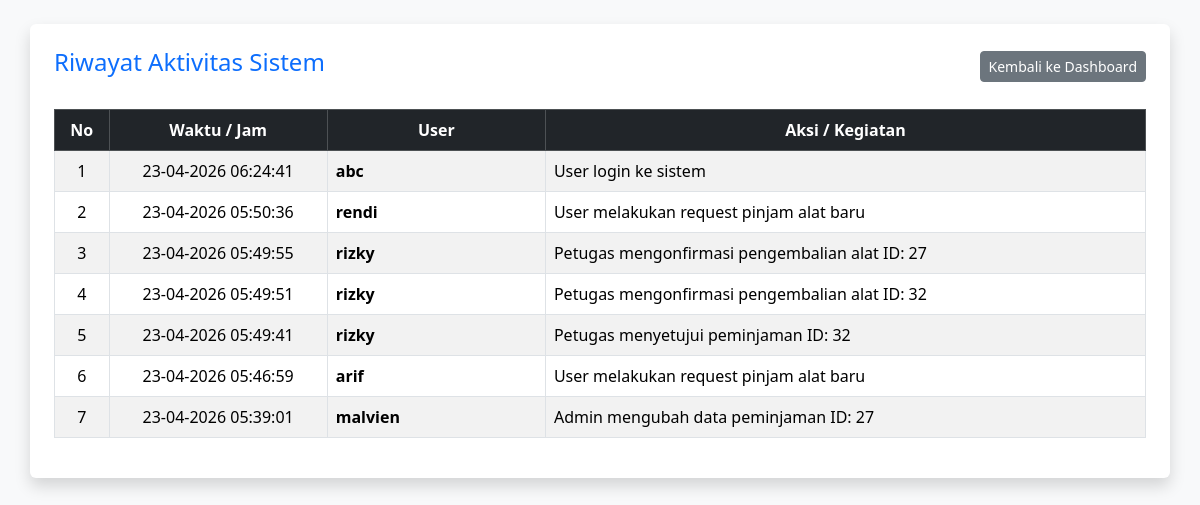
/view/v_log_aktivitas.php (signed in), run on the app's committed database.
### tables this page shows
CREATE TABLE `log_aktivitas` (
  `id_log` int NOT NULL,
  `id_user` int NOT NULL,
  `aksi` varchar(255) NOT NULL,
  `waktu` timestamp NULL DEFAULT CURRENT_TIMESTAMP
);

CREATE TABLE `user` (
  `id_user` int NOT NULL,
  `username` varchar(50) DEFAULT NULL,
  `password` varchar(255) NOT NULL,
  `role` enum('admin','petugas','peminjam') DEFAULT NULL
);

### controller/c_peminjaman.php (called while the page is built, shortened)
<?php
require_once '../model/m_peminjaman.php';
$database = new m_koneksi();
$db = $database->koneksi;
$pinjam_model = new m_peminjaman($db);
?>

### model/m_peminjaman.php (called while the page is built, shortened)
<?php
class m_peminjaman {
    private $db;
    public function __construct($db_connection) {
        $this->db = $db_connection;
    }
    public function tampil_log_aktivitas() {
        $sql = "SELECT l.*, u.username FROM log_aktivitas l
                JOIN user u ON l.id_user = u.id_user
                ORDER BY l.id_log DESC";
        return mysqli_query($this->db, $sql);
    }
}
?>

### view/v_log_aktivitas.php (the view, shortened to what this page needs)
<?php
include '../controller/c_peminjaman.php';
$isi_log = $pinjam_model->tampil_log_aktivitas();
?>
<!DOCTYPE html>
<html lang="id">
<head>
    <link href="https://cdn.jsdelivr.net/npm/bootstrap@5.3.3/dist/css/bootstrap.min.css" rel="stylesheet">
</head>
<body class="bg-light p-4">
    <div class="container bg-white p-4 shadow rounded">
        <div class="d-flex justify-content-between align-items-center mb-4">
            <h4 class="text-primary">Riwayat Aktivitas Sistem</h4>
            <a href="v_tampilan_user.php" class="btn btn-secondary btn-sm">Kembali ke Dashboard</a>
        </div>
        <div class="table-responsive">
            <table class="table table-bordered table-hover table-striped">
                <thead class="table-dark">
                    <tr class="text-center">
                        <th width="5%">No</th>
                        <th width="20%">Waktu / Jam</th>
                        <th width="20%">User</th>
                        <th>Aksi / Kegiatan</th>
                    </tr>
                </thead>
                <tbody>
                    <?php
                    $no = 1;
                    if ($isi_log && mysqli_num_rows($isi_log) > 0) {
                        while($row = mysqli_fetch_object($isi_log)):
                    ?>
                    <tr>
                        <td class="text-center"><?= $no++; ?></td>
                        <td class="text-center"><?= date('d-m-Y H:i:s', strtotime($row->waktu)); ?></td>
                        <td><strong><?= $row->username; ?></strong></td>
                        <td><?= $row->aksi; ?></td>
                    </tr>
                    <?php
                        endwhile;
                    } else {
                       echo "<tr>
                       <td colspan='4' class='text-center'>Belum ada catatan aktivitas</td>
                       </tr>";
                    }
                    ?>
                </tbody>
            </table>
        </div>
    </div>
</body>
</html>

### data on the page
log_aktivitas: waktu "23-04-2026 06:24:41", id_user.username "abc", aksi "User login ke sistem"
log_aktivitas: waktu "23-04-2026 05:50:36", id_user.username "rendi", aksi "User melakukan request pinjam alat baru"
log_aktivitas: waktu "23-04-2026 05:49:55", id_user.username "rizky", aksi "Petugas mengonfirmasi pengembalian alat ID: 27"
log_aktivitas: waktu "23-04-2026 05:49:51", id_user.username "rizky", aksi "Petugas mengonfirmasi pengembalian alat ID: 32"
log_aktivitas: waktu "23-04-2026 05:49:41", id_user.username "rizky", aksi "Petugas menyetujui peminjaman ID: 32"
log_aktivitas: waktu "23-04-2026 05:46:59", id_user.username "arif", aksi "User melakukan request pinjam alat baru"
log_aktivitas: waktu "23-04-2026 05:39:01", id_user.username "malvien", aksi "Admin mengubah data peminjaman ID: 27"
